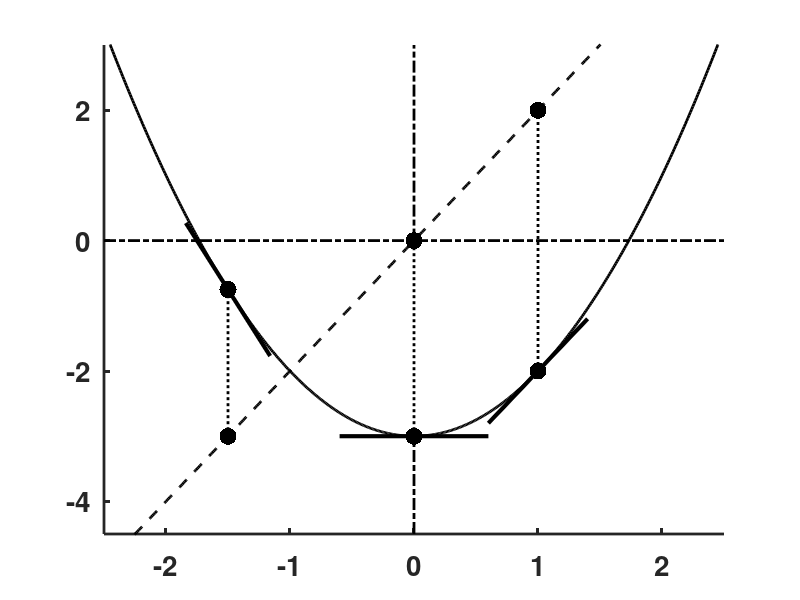

Write MATLAB code to recreate this figure. (Note: this script raises an error after producing the figure.)
clear;  figure('Position',[100 100 600 400],'Color',[1 1 1]); clf;  hold on; 

xy=[-2.5 2.5 -4.5 3];
xx=linspace(-3,3,600);  ym1=xx.^2-3;  
h(1)=plot(xx,ym1,'k','LineWidth',2)
ym1=2*xx;  
h(2)=plot(xx,ym1,'k--','LineWidth',2)
%xx=linspace(-pi/2+.1,.1,300);  ym1=cot(xx);  plot(xx,ym1,'k--','LineWidth',2)
%xx=linspace(.1,pi-.1,600);  ym1=cot(xx);  plot(xx,ym1,'k--','LineWidth',2)
set(gca,'LineWidth',2); 
axis(xy); axis manual;

plot([xy(1) xy(2)],[0 0],'k-.','LineWidth',2);
plot([0 0],[-4.5 -3],'k-.','LineWidth',2); plot([0 0],[0 3],'k-.','LineWidth',2);

set(gca,'XTick',[-2 -1 0 1 2 ],'YTick',[-4 -2 0 2 4],'FontSize',20,'FontWeight','bold');

scatter([-1.5 0 1],[1.5^2-3 -3 -2],150,'k','filled');
scatter([-1.5 0 1],[-3 0 2],150,'k','filled');

plot([-1.5 -1.5],[-3 1.5^2-3],'k:','LineWidth',2);
plot([0 0],[-3 0],'k:','LineWidth',2);
plot([1 1],[-2 2],'k:','LineWidth',2);
dx=0.4;  plot([-1.5-dx*.85 -1.5+dx*.85],[1.5^2-3+3*dx*.85,1.5^2-3-3*dx*.85],'k','LineWidth',3);
plot([-1.5*dx +1.5*dx],[-3 -3],'k','LineWidth',3); plot([1-dx 1.+dx],[-2-2*dx,-2+2*dx],'k','LineWidth',3);

%assign labels for handles
g=legend(h,'y=x^{2}','y''=2x',4);
set(g,'Color','none')
%export to eps (change path and file name accordingly)
print('-depsc2',sprintf('C:\\Documents and Settings\\ajay\\Desktop\\BootCampFig_1203\\BC_2003\\matlab\\fig18'));
